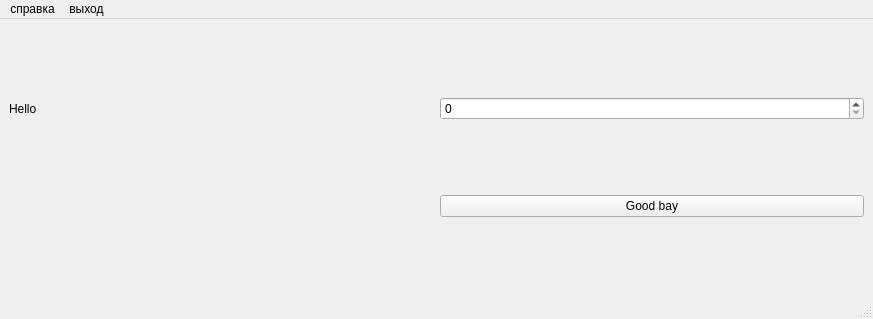
<?xml version="1.0" encoding="UTF-8"?>
<ui version="4.0">
 <class>MainWindow</class>
 <widget class="QMainWindow" name="MainWindow">
  <property name="geometry">
   <rect>
    <x>0</x>
    <y>0</y>
    <width>873</width>
    <height>319</height>
   </rect>
  </property>
  <property name="windowTitle">
   <string>Hello, Qt</string>
  </property>
  <widget class="QWidget" name="centralwidget">
   <layout class="QGridLayout" name="gridLayout">
    <item row="1" column="1">
     <widget class="QSpinBox" name="spinBox"/>
    </item>
    <item row="2" column="0">
     <widget class="QLabel" name="label_2">
      <property name="text">
       <string/>
      </property>
     </widget>
    </item>
    <item row="2" column="1">
     <widget class="QPushButton" name="pushButton">
      <property name="text">
       <string>Good bay</string>
      </property>
     </widget>
    </item>
    <item row="1" column="0">
     <widget class="QLabel" name="label">
      <property name="text">
       <string>Hello</string>
      </property>
     </widget>
    </item>
   </layout>
  </widget>
  <widget class="QMenuBar" name="menubar">
   <property name="geometry">
    <rect>
     <x>0</x>
     <y>0</y>
     <width>873</width>
     <height>21</height>
    </rect>
   </property>
   <widget class="QMenu" name="menu">
    <property name="title">
     <string>справка</string>
    </property>
    <addaction name="action_2"/>
   </widget>
   <widget class="QMenu" name="menu_2">
    <property name="title">
     <string>выход</string>
    </property>
    <addaction name="action"/>
   </widget>
   <addaction name="menu"/>
   <addaction name="menu_2"/>
  </widget>
  <widget class="QStatusBar" name="statusbar"/>
  <action name="action">
   <property name="text">
    <string>точно выйти?</string>
   </property>
  </action>
  <action name="action_2">
   <property name="text">
    <string>справка которой нет</string>
   </property>
  </action>
 </widget>
 <resources/>
 <connections>
  <connection>
   <sender>pushButton</sender>
   <signal>clicked()</signal>
   <receiver>MainWindow</receiver>
   <slot>close()</slot>
   <hints>
    <hint type="sourcelabel">
     <x>463</x>
     <y>196</y>
    </hint>
    <hint type="destinationlabel">
     <x>203</x>
     <y>108</y>
    </hint>
   </hints>
  </connection>
  <connection>
   <sender>spinBox</sender>
   <signal>valueChanged(QString)</signal>
   <receiver>label_2</receiver>
   <slot>setText(QString)</slot>
   <hints>
    <hint type="sourcelabel">
     <x>463</x>
     <y>100</y>
    </hint>
    <hint type="destinationlabel">
     <x>126</x>
     <y>196</y>
    </hint>
   </hints>
  </connection>
 </connections>
</ui>
